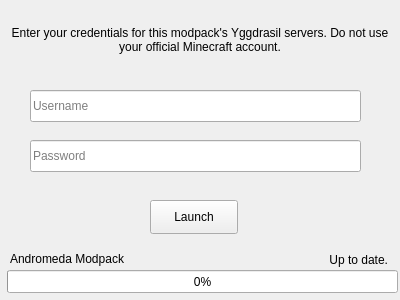
<?xml version="1.0" encoding="UTF-8"?>
<ui version="4.0">
 <class>LoginWindow</class>
 <widget class="QMainWindow" name="LoginWindow">
  <property name="geometry">
   <rect>
    <x>0</x>
    <y>0</y>
    <width>400</width>
    <height>300</height>
   </rect>
  </property>
  <property name="sizePolicy">
   <sizepolicy hsizetype="Fixed" vsizetype="Fixed">
    <horstretch>0</horstretch>
    <verstretch>0</verstretch>
   </sizepolicy>
  </property>
  <property name="windowTitle">
   <string>EnderStrap Launcher</string>
  </property>
  <widget class="QWidget" name="centralwidget">
   <widget class="QLabel" name="msg">
    <property name="geometry">
     <rect>
      <x>10</x>
      <y>10</y>
      <width>380</width>
      <height>60</height>
     </rect>
    </property>
    <property name="text">
     <string>Enter your credentials for this modpack's Yggdrasil servers. Do not use your official Minecraft account.</string>
    </property>
    <property name="alignment">
     <set>Qt::AlignCenter</set>
    </property>
    <property name="wordWrap">
     <bool>true</bool>
    </property>
   </widget>
   <widget class="QLineEdit" name="userField">
    <property name="geometry">
     <rect>
      <x>30</x>
      <y>90</y>
      <width>331</width>
      <height>32</height>
     </rect>
    </property>
    <property name="toolTip">
     <string/>
    </property>
    <property name="text">
     <string/>
    </property>
    <property name="alignment">
     <set>Qt::AlignLeading|Qt::AlignLeft|Qt::AlignVCenter</set>
    </property>
    <property name="placeholderText">
     <string>Username</string>
    </property>
   </widget>
   <widget class="QLineEdit" name="passField">
    <property name="geometry">
     <rect>
      <x>30</x>
      <y>140</y>
      <width>331</width>
      <height>32</height>
     </rect>
    </property>
    <property name="echoMode">
     <enum>QLineEdit::Password</enum>
    </property>
    <property name="placeholderText">
     <string>Password</string>
    </property>
   </widget>
   <widget class="QPushButton" name="launchButton">
    <property name="geometry">
     <rect>
      <x>150</x>
      <y>200</y>
      <width>88</width>
      <height>34</height>
     </rect>
    </property>
    <property name="text">
     <string>Launch</string>
    </property>
   </widget>
   <widget class="QProgressBar" name="progressBar">
    <property name="geometry">
     <rect>
      <x>7</x>
      <y>270</y>
      <width>391</width>
      <height>23</height>
     </rect>
    </property>
    <property name="value">
     <number>0</number>
    </property>
   </widget>
   <widget class="QLabel" name="modpackName">
    <property name="geometry">
     <rect>
      <x>10</x>
      <y>250</y>
      <width>180</width>
      <height>18</height>
     </rect>
    </property>
    <property name="text">
     <string>Andromeda Modpack</string>
    </property>
   </widget>
   <widget class="QLabel" name="updateState">
    <property name="geometry">
     <rect>
      <x>247</x>
      <y>250</y>
      <width>141</width>
      <height>20</height>
     </rect>
    </property>
    <property name="text">
     <string>Up to date.</string>
    </property>
    <property name="alignment">
     <set>Qt::AlignRight|Qt::AlignTrailing|Qt::AlignVCenter</set>
    </property>
   </widget>
  </widget>
 </widget>
 <resources/>
 <connections/>
</ui>
